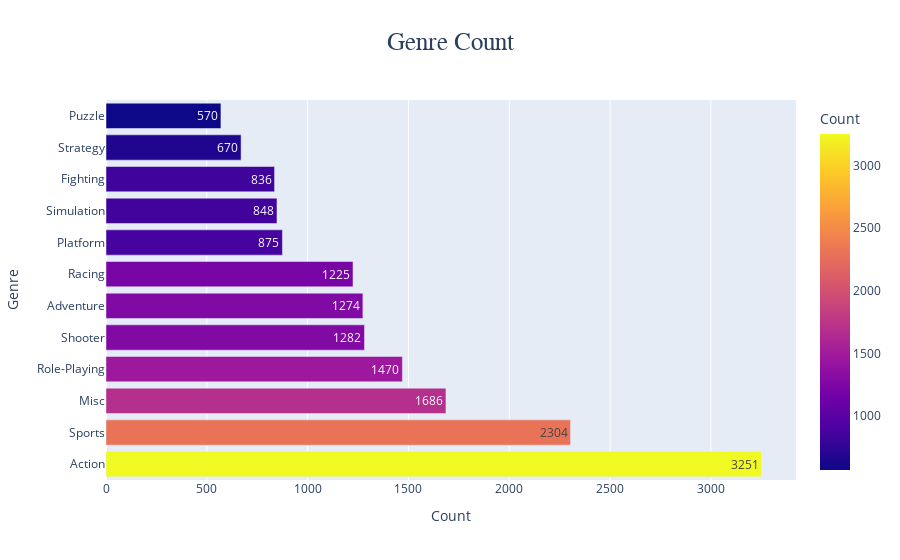

Notebook source saved alongside this figure:
### Markdown cell above
**Creating a barplot to analyse the Genres**

### Code cell
px.bar(data_frame= genre,y='Genre',x='Count',color = 'Count',title = {'text':'Genre Count', 'x':0.5,'font':{'family': "Franklin Gothic",'size':25}},color_continuous_scale='Plasma',orientation = 'h',text = 'Count')
#https://plotly.com/python/builtin-colorscales/

### Figure 1 — Plotly figure (JSON) as saved in the notebook; plotly's stock layout.template omitted (floating-point values rounded to 4 significant figures)
{"data": [{"alignmentgroup": "True", "hovertemplate": "Count=%{marker.color}<br>Genre=%{y}<extra></extra>", "legendgroup": "", "marker": {"color": [3251, 2304, 1686, 1470, 1282, 1274, 1225, 875, 848, 836, 670, 570], "coloraxis": "coloraxis"}, "name": "", "offsetgroup": "", "orientation": "h", "showlegend": false, "text": [3251, 2304, 1686, 1470, 1282, 1274, 1225, 875, 848, 836, 670, 570], "textposition": "auto", "type": "bar", "x": [3251, 2304, 1686, 1470, 1282, 1274, 1225, 875, 848, 836, 670, 570], "xaxis": "x", "y": ["Action", "Sports", "Misc", "Role-Playing", "Shooter", "Adventure", "Racing", "Platform", "Simulation", "Fighting", "Strategy", "Puzzle"], "yaxis": "y"}], "layout": {"barmode": "relative", "coloraxis": {"colorbar": {"title": {"text": "Count"}}, "colorscale": [[0, "#0d0887"], [0.1111, "#46039f"], [0.2222, "#7201a8"], [0.3333, "#9c179e"], [0.4444, "#bd3786"], [0.5556, "#d8576b"], [0.6667, "#ed7953"], [0.7778, "#fb9f3a"], [0.8889, "#fdca26"], [1, "#f0f921"]]}, "legend": {"tracegroupgap": 0}, "title": {"font": {"family": "Franklin Gothic", "size": 25}, "text": "Genre Count", "x": 0.5}, "xaxis": {"anchor": "y", "domain": [0, 1], "title": {"text": "Count"}}, "yaxis": {"anchor": "x", "domain": [0, 1], "title": {"text": "Genre"}}}}
